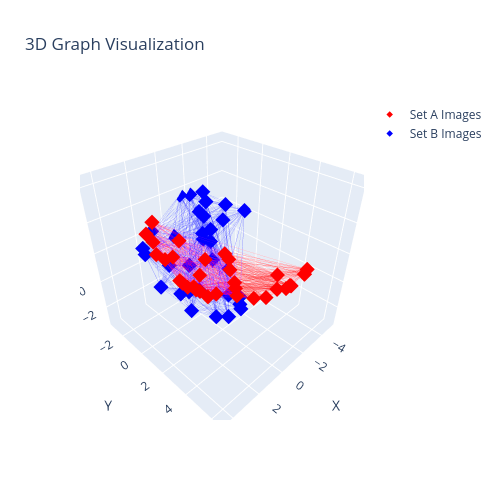

The code cell stored with this chart in its notebook:
### Code cell
utils.vis.plot_3D_graph(graph_c, graph_b)

### Figure 1 — Plotly figure (JSON) as saved in the notebook; plotly's stock layout.template omitted (floating-point values rounded to 4 significant figures; data arrays with more than 128 entries replaced by an {"elided": "..."} marker saying what was removed)
{"data": [{"hovertemplate": "%{x:.2f}, %{y:.2f}, %{z:.2f}<extra></extra>", "marker": {"color": "red", "opacity": 1.0, "size": 5, "symbol": "diamond"}, "mode": "markers", "name": "Set A Images", "x": [0.4944, 0.1287, -0.4425, -0.2084, 0.2779, 4.309, -0.9203, -0.9794, 1.406, 3.908, 1.851, 2.633, 2.249, 3.303, 1.133, 2.842, 3.713, 3.729, 3.669, 2.093, 2.872, -0.1966, 1.33, -1.434, 2.633, 0.1786, 0.6422, 3.982, 4.459, 4.46, -0.8372, -1.277], "y": [3.447, 3.028, 2.126, 6.356, 0.8381, 2.046, 1.562, 1.179, 1.614, 3.279, 3.361, 2.53, 0.4552, 2.293, -0.3562, 3.807, 3.397, 4.013, 4.205, 6.029, 5.713, 5.642, 6.133, 4.719, -0.5481, 6.668, 6.71, 0.8914, 2.143, 2.904, 6.681, 6.535], "z": [1.013, 0.9638, 1.062, 2.475, 1.502, 4.386, 1.284, 1.447, 1.401, 3.209, 1.373, 1.828, 2.457, 2.459, 2.621, 2.063, 2.924, 3.132, 3.128, 2.867, 3.298, 1.832, 2.512, 1.565, 4.333, 2.851, 2.984, 4.822, 5.166, 4.607, 2.996, 2.972], "type": "scatter3d"}, {"hovertemplate": "%{x:.2f}, %{y:.2f}, %{z:.2f}<extra></extra>", "marker": {"color": "blue", "opacity": 1.0, "size": 5, "symbol": "diamond"}, "mode": "markers", "name": "Set B Images", "x": [-1.421, -1.686, -1.106, -0.6855, -2.884, -0.2181, 0.5523, 1.295, 0.6272, -0.8193, -2.465, 2.155, 2.701, 1.379, 1.162, -2.979, -2.622, -2.723, -3.278, 2.959, -4.092, -3.097, -2.857, -3.325, -4.338, -3.104, -5.056, -2.277, 2.593, 1.112, -1.567, -0.6984], "y": [1.098, 1.85, 2.386, 2.849, -0.3136, -0.3687, -0.4763, -0.3722, -2.214, -1.993, -1.465, 1.652, -0.3182, 2.849, 3.597, -2.173, -2.515, -2.685, -2.466, -1.256, -2.08, -2.934, -3.129, -2.922, -2.082, -2.956, -0.9803, -3.304, -1.704, -3.03, -3.425, -3.257], "z": [-2.018, -1.898, -1.81, -1.62, -1.422, -1.767, -1.514, -1.184, -0.3011, -0.9369, -1.042, -0.6901, 0.1976, -0.8779, -0.5108, -0.1002, 0.09451, 0.4366, 0.6088, 2.535, 1.196, 1.531, 1.911, 2.552, 2.275, 3.33, 1.961, 3.306, 1.732, 2.087, 3.46, 0.8472], "type": "scatter3d"}, {"hoverinfo": "skip", "line": {"color": "rgba(255,0,0,0.6)", "width": 1}, "mode": "lines", "opacity": 0.3, "showlegend": false, "x": {"elided": "1365 float values"}, "y": {"elided": "1365 float values"}, "z": {"elided": "1365 float values"}, "type": "scatter3d"}, {"hoverinfo": "skip", "line": {"color": "rgba(0,0,255,0.6)", "width": 1}, "mode": "lines", "opacity": 0.3, "showlegend": false, "x": {"elided": "1419 float values"}, "y": {"elided": "1419 float values"}, "z": {"elided": "1419 float values"}, "type": "scatter3d"}], "layout": {"scene": {"xaxis": {"title": {"text": "X"}, "range": [-5.365, 4.77]}, "yaxis": {"title": {"text": "Y"}, "range": [-3.425, 6.71]}, "zaxis": {"title": {"text": "Z"}, "range": [-3.494, 6.641]}, "aspectmode": "cube"}, "title": {"text": "3D Graph Visualization"}, "width": 500, "height": 500}}
